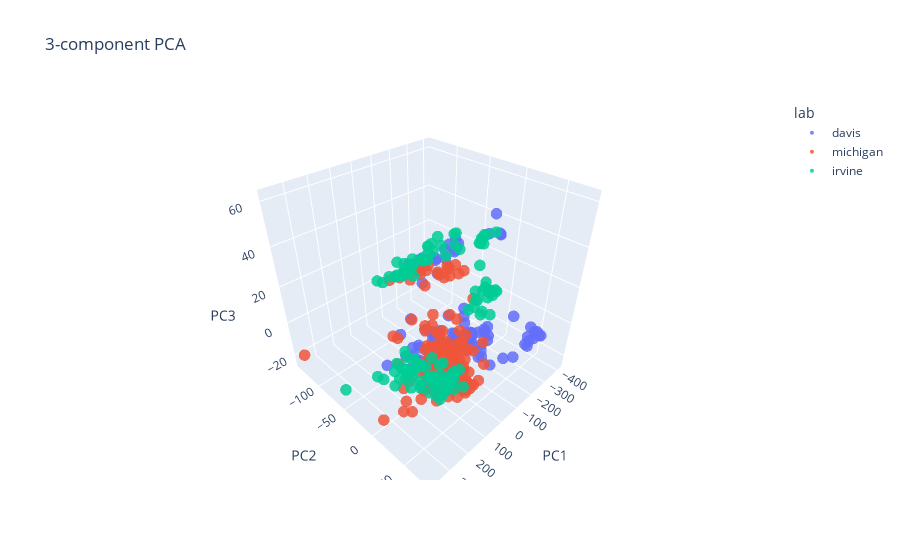

The cell this chart's notebook holds for it:
### Markdown cell above
### ---------------------------------------- PCs by Lab -------------------------------------------

### Code cell
fig = px.scatter_3d(
    final_PC_df,
    x="PC1", y="PC2", z="PC3",
    color="lab",
    category_orders={"lab": ["davis", "michigan", "irvine"]},
    opacity=0.85,
    title="3-component PCA"
)
fig.update_traces(marker=dict(size=4))
fig.update_layout(scene=dict(xaxis_title="PC1", yaxis_title="PC2", zaxis_title="PC3"))
fig.show()  # drag to rotate
